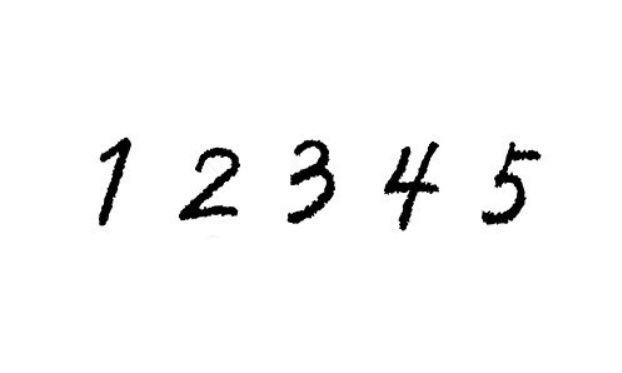
#> input picture test_picture/12345.png, 622 x 373 px, found by its file name
$ jupyter execute --allow-errors Array_Picture.ipynb
#> lines starting #> are read from the running program, lines starting #| are printed output that depends on the picture; after the words box and inside, x2 and y2 are one past the last pixel; in counts of white or black regions, pixels touching at a corner belong together
[cell 1]
import numpy as np
import cv2


from keras.models import load_model
#> (the rest of this cell did not finish here and is left out)

[cell 2]
img_1 = cv2.imread(r'C:\Users\timch\MyPython\opencv_test\12345.png')
#> img_1 is the input picture: shape (373, 622, 3); min 0, max 255, mean 247.5
img_2 = img_1[0:480, 80:560]
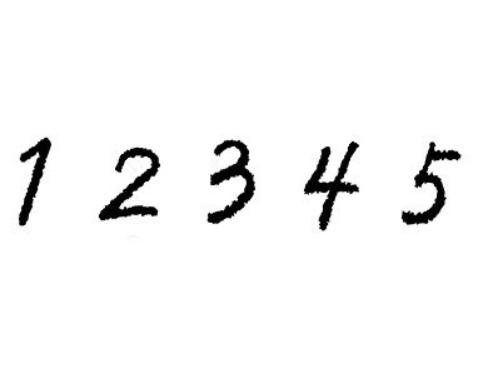
#> img_2: shape (373, 480, 3); min 0, max 255, mean 245.3
imgContour = img_2.copy()
cv2.imshow('Camera', img_2)

# canny
img_2_gray = cv2.cvtColor(img_2, cv2.COLOR_BGR2GRAY)
canny = cv2.Canny(img_2_gray, 150, 200)
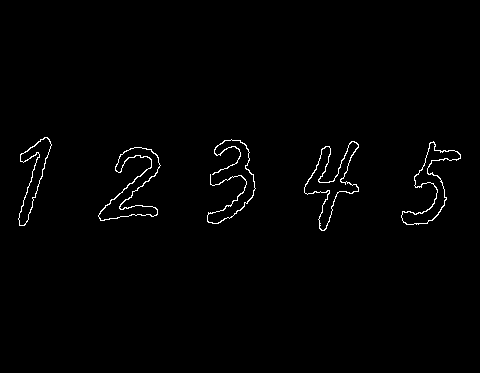
#> canny: shape (373, 480); 1.1% white in thin lines or dots, all inside (x1, y1, x2, y2) = (18, 137, 461, 231)
contours, hierarchy = cv2.findContours(
    canny, cv2.RETR_EXTERNAL, cv2.CHAIN_APPROX_NONE)
#> contours = 5 contours; box (x1, y1, x2, y2) and area: (98, 147, 161, 221) 1548, (304, 141, 359, 231) 1536, (401, 141, 461, 225) 1346, (18, 137, 52, 226) 1015, (207, 139, 256, 224) 100
cv2.imshow('canny', canny)

# find contour
position = []
for cnt in contours:
    cv2.drawContours(imgContour, cnt, -1, (255, 0, 0), 1)
    arcLengthh = cv2.arcLength(cnt, True)
    if arcLengthh > 100 and arcLengthh < 800:
        peri = cv2.arcLength(cnt, False)
        vertices = cv2.approxPolyDP(cnt, peri*0.02, False)
        x, y, w, h = cv2.boundingRect(vertices)
        pos = [x, y, w, h]
        position.append(pos)
        cv2.rectangle(imgContour, (x, y), (x+w, y+h), (0, 255, 0), 4)
#> this loop made 5 passes
#> (arcLengthh, peri, x, y, w, h) on passes 1 to 5: (391.2, 390.2, 100, 147, 61, 74), (346.3, 344.9, 402, 141, 59, 84), (386.4, 385.4, 307, 141, 52, 90), (732.3, 730.9, 208, 139, 48, 84), (255.1, 254.1, 19, 137, 33, 89)
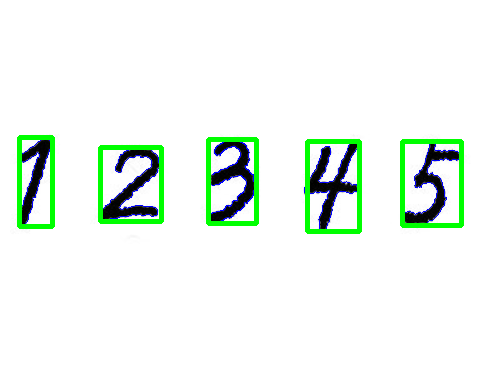
#> imgContour: shape (373, 480, 3); 4.47% of pixels changed, all inside (x1, y1, x2, y2) = (17, 135, 464, 234)
#> after the loop, position = [[100, 147, 61, 74], [402, 141, 59, 84], [307, 141, 52, 90], [208, 139, 48, 84], [19, 137, 33, 89]]
cv2.imshow('imgContour', imgContour)

# sort position
position.sort()

# crop img
crop_img = []
for p in position:
    x, y, w, h = p
    if w > h :
        if y+h/2-w/2 > 0 :
            crop = img_2[int(y+h/2-w/2):int(y+h/2+w/2), x:x+w]
        else:
            crop = img_2[0:0+w, x:x+w]
    elif h > w :
        if x+w/2-h/2 > 0 :
            crop = img_2[y:y+h, int(x+w/2-h/2):int(x+w/2+h/2)]
        else :
            crop = img_2[y:y+h, 0:0+h]
    crop_img.append(crop)
#> this loop made 5 passes
#> pass 1, `crop = img_2[y:y+h, 0:0+h]`:
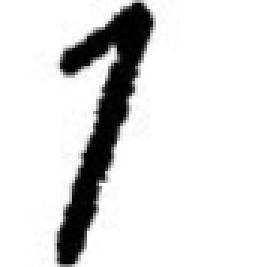
#> crop: shape (89, 89, 3) (shown 3 times larger); min 0, max 255, mean 222.8
#> pass 2, `crop = img_2[y:y+h, int(x+w/2-h/2):int(x+w/2+h/2)]`:
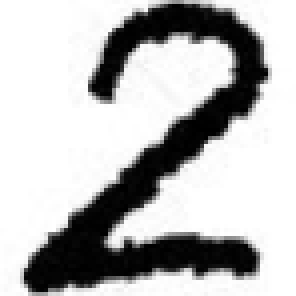
#> crop: shape (74, 74, 3) (shown 4 times larger); min 0, max 255, mean 185
#> pass 3, `crop = img_2[y:y+h, int(x+w/2-h/2):int(x+w/2+h/2)]`:
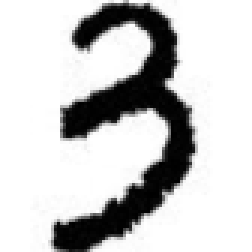
#> crop: shape (84, 84, 3) (shown 3 times larger); min 0, max 255, mean 200.7
#> after the loop, crop_img = 5 items
#> `cro = cv2.resize(cro, (480, 480))`:
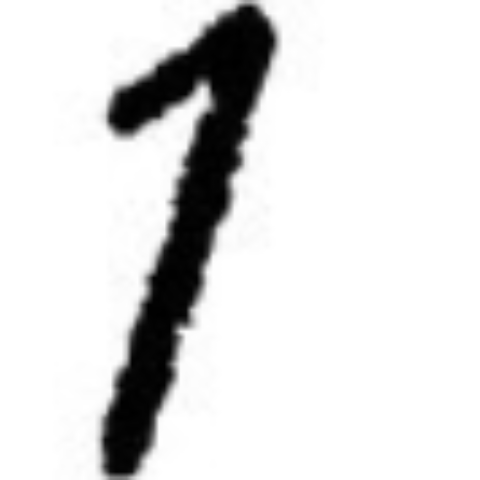
#> cro: shape (480, 480, 3); min 0, max 255, mean 222.7
#> `img_3 = 255 - cro_gray`:
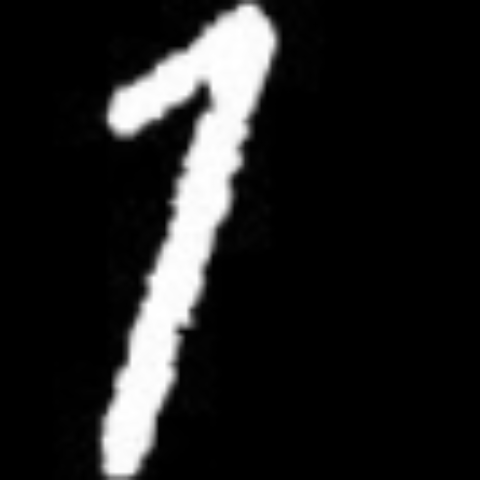
#> img_3: shape (480, 480); min 0, max 255, mean 32.3
#> `img_3_min = np.amin(img_3)`: img_3_min = 0
#> `img_6 = cv2.dilate(img_5, kernel, iterations=3)`:
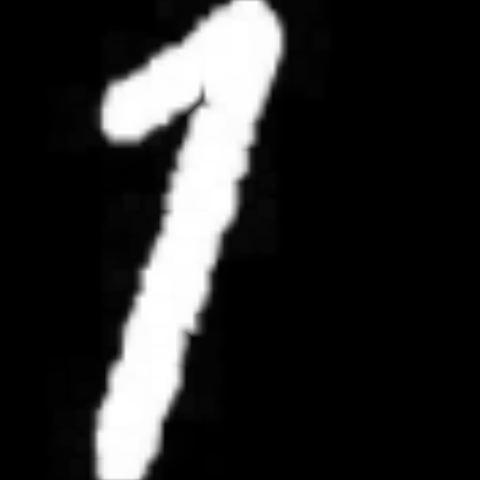
#> img_6: shape (480, 480) float32; min 0, max 255, mean 43.3
#> `img_7 = cv2.resize(img_6, (28, 28), 1)`:
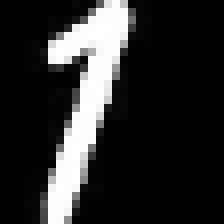
#> img_7: shape (28, 28) float32 (shown 8 times larger); min 0, max 255, mean 43.3


# convert to mnist
n = 1
#> (the rest of this cell did not finish here and is left out)

$ run again, with test_picture/038.png copied over test_picture/12345.png
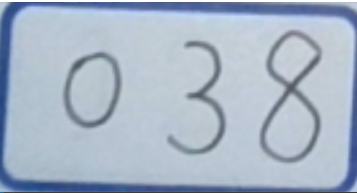
#> input picture test_picture/038.png, 357 x 193 px, found by its file name
#> img_1 is the input picture: shape (193, 357, 3); mean B, G, R 198.5, 181.5, 167.8
#> `canny = cv2.Canny(img_2_gray, 150, 200)`:
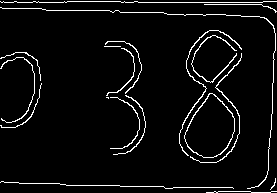
#> canny: shape (193, 277); 5% white in thin lines or dots
#> contours = 19 contours, 10 with area under 20; largest, box (x1, y1, x2, y2) and area: (184, 93, 235, 158) 2184, (179, 30, 242, 156) 72, (191, 35, 237, 83) 60, (190, 53, 242, 163) 56, (113, 95, 146, 155) 26
#> the loop `for cnt in contours:` made 19 passes
#> (arcLengthh, peri, vertices, x, y, w, h) on passes 1, 2, 19: (144.1, 143.1, [[214, 191], [206, 192], [276, 191], [215, 191]], 206, 191, 71, 2), (474.3, 473.3, [[1, 181], [233, 188], [2, 181]], 1, 181, 233, 8), (566.9, 565.5, [[0, 1], [276, 1], [1, 2]], 0, 1, 277, 2)
#> after the loop `for cnt in contours:`: position = 15 items, first 6: [206, 191, 71, 2], [1, 181, 233, 8], [110, 97, 30, 52], [113, 95, 32, 60], [184, 93, 51, 65], [1, 83, 41, 45]
#> the loop `for p in position:` made 15 passes
#> (x, y, w, h) on passes 1 to 8: (0, 1, 277, 2), (0, 52, 41, 29), (0, 57, 35, 66), (1, 83, 41, 45), (1, 181, 233, 8), (105, 41, 37, 53), (106, 48, 28, 48), (110, 97, 30, 52)
#> after the loop `for p in position:`: crop_img = 15 items
#> img_3_min = 0
#> `img_7 = cv2.resize(img_6, (28, 28), 1)`:
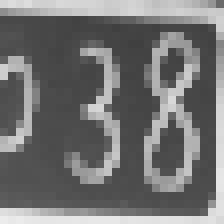
#> img_7: shape (28, 28) float32 (shown 8 times larger); min 64.63, max 236.9, mean 115.2

$ run again, with test_picture/1.png copied over test_picture/12345.png
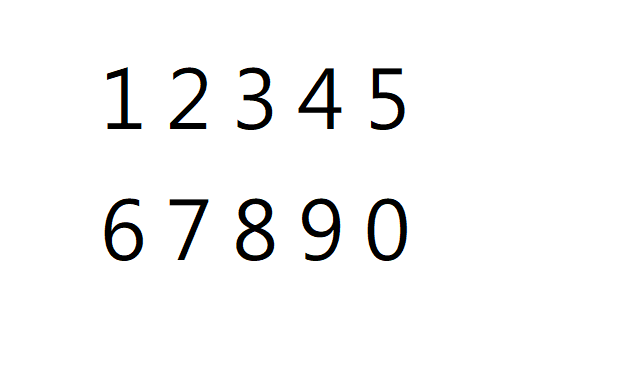
#> input picture test_picture/1.png, 622 x 373 px, found by its file name
#> img_1 is the input picture: shape (373, 622, 3); mean B, G, R 246.2, 246.2, 246.2
#> canny: shape (373, 480); 1.6% white in thin lines or dots, all inside (x1, y1, x2, y2) = (24, 67, 327, 261)
#> contours = 14 contours, 1 with area under 20; largest, box (x1, y1, x2, y2) and area: (287, 198, 327, 261) 2031, (222, 198, 261, 261) 1473, (218, 68, 262, 129) 1152, (291, 68, 325, 130) 782, (90, 67, 127, 129) 744
#> the loop `for cnt in contours:` made 14 passes
#> (arcLengthh, peri, x, y, w, h) on passes 4, 5, 6, 7, 8, 10, 11, 12: (211.3, 210.3, 90, 199, 39, 61), (175.1, 174.1, 287, 198, 40, 63), (233.3, 232.3, 223, 198, 37, 63), (394.8, 393.8, 156, 198, 39, 63), (462, 461, 24, 198, 39, 63), (263.6, 262.6, 291, 68, 34, 62), (186.7, 185.7, 218, 68, 44, 61), (543.4, 542.4, 157, 67, 36, 63)
#> after the loop `for cnt in contours:`: position = [[90, 199, 39, 61], [287, 198, 40, 63], [223, 198, 37, 63], [156, 198, 39, 63], [24, 198, 39, 63], [291, 68, 34, 62], [218, 68, 44, 61], [157, 67, 36, 63], [90, 67, 37, 62], [27, 67, 35, 62]]
#> the loop `for p in position:` made 10 passes
#> after the loop `for p in position:`: crop_img = 10 items
#> img_3_min = 0
#> `img_7 = cv2.resize(img_6, (28, 28), 1)`:
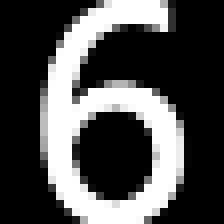
#> img_7: shape (28, 28) float32 (shown 8 times larger); min 0, max 255, mean 77.4
